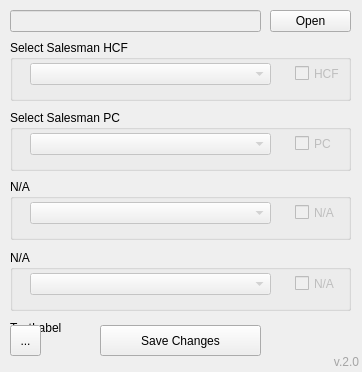
<?xml version="1.0" encoding="UTF-8"?>
<ui version="4.0">
 <class>PJPChanger</class>
 <widget class="QMainWindow" name="PJPChanger">
  <property name="geometry">
   <rect>
    <x>0</x>
    <y>0</y>
    <width>362</width>
    <height>372</height>
   </rect>
  </property>
  <property name="minimumSize">
   <size>
    <width>362</width>
    <height>372</height>
   </size>
  </property>
  <property name="maximumSize">
   <size>
    <width>362</width>
    <height>372</height>
   </size>
  </property>
  <property name="windowTitle">
   <string>PJP Changer</string>
  </property>
  <widget class="QWidget" name="centralwidget">
   <widget class="QPushButton" name="btOpen">
    <property name="geometry">
     <rect>
      <x>270</x>
      <y>10</y>
      <width>81</width>
      <height>22</height>
     </rect>
    </property>
    <property name="text">
     <string>Open</string>
    </property>
   </widget>
   <widget class="QLineEdit" name="edFile">
    <property name="enabled">
     <bool>false</bool>
    </property>
    <property name="geometry">
     <rect>
      <x>10</x>
      <y>10</y>
      <width>251</width>
      <height>22</height>
     </rect>
    </property>
    <property name="frame">
     <bool>true</bool>
    </property>
    <property name="readOnly">
     <bool>true</bool>
    </property>
   </widget>
   <widget class="QGroupBox" name="gbHCF">
    <property name="geometry">
     <rect>
      <x>10</x>
      <y>40</y>
      <width>341</width>
      <height>61</height>
     </rect>
    </property>
    <property name="title">
     <string>Select Salesman HCF</string>
    </property>
    <widget class="QComboBox" name="cbHCF">
     <property name="enabled">
      <bool>false</bool>
     </property>
     <property name="geometry">
      <rect>
       <x>20</x>
       <y>23</y>
       <width>241</width>
       <height>22</height>
      </rect>
     </property>
     <property name="currentText">
      <string/>
     </property>
    </widget>
    <widget class="QCheckBox" name="ckHCF">
     <property name="enabled">
      <bool>false</bool>
     </property>
     <property name="geometry">
      <rect>
       <x>285</x>
       <y>25</y>
       <width>70</width>
       <height>17</height>
      </rect>
     </property>
     <property name="text">
      <string>HCF</string>
     </property>
    </widget>
   </widget>
   <widget class="QGroupBox" name="gbPC">
    <property name="geometry">
     <rect>
      <x>10</x>
      <y>110</y>
      <width>341</width>
      <height>61</height>
     </rect>
    </property>
    <property name="title">
     <string>Select Salesman PC</string>
    </property>
    <widget class="QComboBox" name="cbPC">
     <property name="enabled">
      <bool>false</bool>
     </property>
     <property name="geometry">
      <rect>
       <x>20</x>
       <y>23</y>
       <width>241</width>
       <height>22</height>
      </rect>
     </property>
     <property name="maximumSize">
      <size>
       <width>341</width>
       <height>233</height>
      </size>
     </property>
    </widget>
    <widget class="QCheckBox" name="ckPC">
     <property name="enabled">
      <bool>false</bool>
     </property>
     <property name="geometry">
      <rect>
       <x>285</x>
       <y>25</y>
       <width>70</width>
       <height>17</height>
      </rect>
     </property>
     <property name="text">
      <string>PC</string>
     </property>
    </widget>
   </widget>
   <widget class="QPushButton" name="btSave">
    <property name="geometry">
     <rect>
      <x>100</x>
      <y>325</y>
      <width>161</width>
      <height>31</height>
     </rect>
    </property>
    <property name="text">
     <string>Save Changes</string>
    </property>
   </widget>
   <widget class="QLabel" name="lbPath">
    <property name="geometry">
     <rect>
      <x>10</x>
      <y>320</y>
      <width>55</width>
      <height>16</height>
     </rect>
    </property>
    <property name="text">
     <string>TextLabel</string>
    </property>
   </widget>
   <widget class="QGroupBox" name="gbDC">
    <property name="geometry">
     <rect>
      <x>10</x>
      <y>179</y>
      <width>341</width>
      <height>61</height>
     </rect>
    </property>
    <property name="title">
     <string>N/A</string>
    </property>
    <widget class="QComboBox" name="cbDC">
     <property name="enabled">
      <bool>false</bool>
     </property>
     <property name="geometry">
      <rect>
       <x>20</x>
       <y>23</y>
       <width>241</width>
       <height>22</height>
      </rect>
     </property>
     <property name="maximumSize">
      <size>
       <width>341</width>
       <height>233</height>
      </size>
     </property>
    </widget>
    <widget class="QCheckBox" name="ckDC">
     <property name="enabled">
      <bool>false</bool>
     </property>
     <property name="geometry">
      <rect>
       <x>285</x>
       <y>25</y>
       <width>70</width>
       <height>17</height>
      </rect>
     </property>
     <property name="text">
      <string>N/A</string>
     </property>
    </widget>
   </widget>
   <widget class="QGroupBox" name="gbXC">
    <property name="geometry">
     <rect>
      <x>10</x>
      <y>250</y>
      <width>341</width>
      <height>61</height>
     </rect>
    </property>
    <property name="styleSheet">
     <string notr="true"/>
    </property>
    <property name="title">
     <string>N/A</string>
    </property>
    <widget class="QComboBox" name="cbXC">
     <property name="enabled">
      <bool>false</bool>
     </property>
     <property name="geometry">
      <rect>
       <x>20</x>
       <y>23</y>
       <width>241</width>
       <height>22</height>
      </rect>
     </property>
     <property name="maximumSize">
      <size>
       <width>341</width>
       <height>233</height>
      </size>
     </property>
    </widget>
    <widget class="QCheckBox" name="ckXC">
     <property name="enabled">
      <bool>false</bool>
     </property>
     <property name="geometry">
      <rect>
       <x>285</x>
       <y>25</y>
       <width>70</width>
       <height>17</height>
      </rect>
     </property>
     <property name="text">
      <string>N/A</string>
     </property>
    </widget>
   </widget>
   <widget class="QLabel" name="versionlabel">
    <property name="geometry">
     <rect>
      <x>333</x>
      <y>354</y>
      <width>27</width>
      <height>16</height>
     </rect>
    </property>
    <property name="styleSheet">
     <string notr="true">color: #a5a5a5;</string>
    </property>
    <property name="text">
     <string>v.2.0</string>
    </property>
    <property name="textFormat">
     <enum>Qt::AutoText</enum>
    </property>
    <property name="alignment">
     <set>Qt::AlignCenter</set>
    </property>
   </widget>
   <widget class="QToolButton" name="toolButton">
    <property name="geometry">
     <rect>
      <x>10</x>
      <y>325</y>
      <width>31</width>
      <height>31</height>
     </rect>
    </property>
    <property name="text">
     <string>...</string>
    </property>
    <property name="icon">
     <iconset resource="res_rc.qrc">
      <normaloff>:/resources/sql-server-icon-trim.png</normaloff>:/resources/sql-server-icon-trim.png</iconset>
    </property>
   </widget>
  </widget>
  <widget class="QMenuBar" name="menubar">
   <property name="geometry">
    <rect>
     <x>0</x>
     <y>0</y>
     <width>362</width>
     <height>21</height>
    </rect>
   </property>
  </widget>
 </widget>
 <resources>
  <include location="res_rc.qrc"/>
 </resources>
 <connections/>
</ui>
